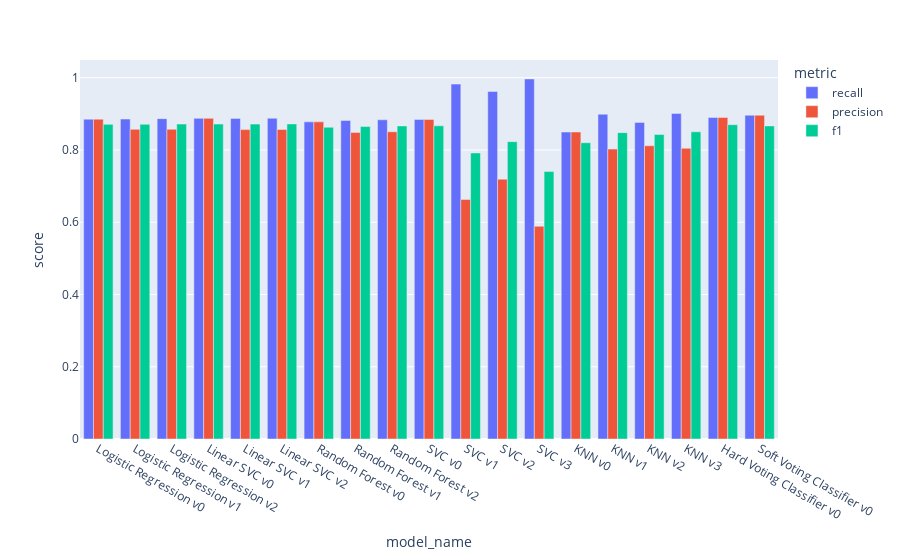

The cell this chart's notebook holds for it:
### Code cell
import plotly.express as px
 
fig = px.bar(melted_training_metrics, x="model_name", y="score",
             color="metric", hover_data=['score'],
             barmode = 'group')
 
fig.show()

### Figure 1 — Plotly figure (JSON) as saved in the notebook; plotly's stock layout.template omitted (floating-point values rounded to 4 significant figures)
{"data": [{"alignmentgroup": "True", "hovertemplate": "metric=recall<br>model_name=%{x}<br>score=%{y}<extra></extra>", "legendgroup": "recall", "marker": {"color": "#636efa", "pattern": {"shape": ""}}, "name": "recall", "offsetgroup": "recall", "orientation": "v", "showlegend": true, "textposition": "auto", "type": "bar", "x": ["Logistic Regression v0", "Logistic Regression v1", "Logistic Regression v2", "Linear SVC v0", "Linear SVC v1", "Linear SVC v2", "Random Forest v0", "Random Forest v1", "Random Forest v2", "SVC v0", "SVC v1", "SVC v2", "SVC v3", "KNN v0", "KNN v1", "KNN v2", "KNN v3", "Hard Voting Classifier v0", "Soft Voting Classifier v0"], "xaxis": "x", "y": [0.8854, 0.8857, 0.8867, 0.8875, 0.8874, 0.8879, 0.8779, 0.8818, 0.8835, 0.8847, 0.9824, 0.9617, 0.9966, 0.8498, 0.8991, 0.8764, 0.9012, 0.89, 0.8962], "yaxis": "y"}, {"alignmentgroup": "True", "hovertemplate": "metric=precision<br>model_name=%{x}<br>score=%{y}<extra></extra>", "legendgroup": "precision", "marker": {"color": "#EF553B", "pattern": {"shape": ""}}, "name": "precision", "offsetgroup": "precision", "orientation": "v", "showlegend": true, "textposition": "auto", "type": "bar", "x": ["Logistic Regression v0", "Logistic Regression v1", "Logistic Regression v2", "Linear SVC v0", "Linear SVC v1", "Linear SVC v2", "Random Forest v0", "Random Forest v1", "Random Forest v2", "SVC v0", "SVC v1", "SVC v2", "SVC v3", "KNN v0", "KNN v1", "KNN v2", "KNN v3", "Hard Voting Classifier v0", "Soft Voting Classifier v0"], "xaxis": "x", "y": [0.8854, 0.8571, 0.8573, 0.8875, 0.8564, 0.8568, 0.8779, 0.8487, 0.8504, 0.8847, 0.663, 0.7193, 0.5889, 0.8498, 0.8025, 0.8117, 0.8047, 0.89, 0.8962], "yaxis": "y"}, {"alignmentgroup": "True", "hovertemplate": "metric=f1<br>model_name=%{x}<br>score=%{y}<extra></extra>", "legendgroup": "f1", "marker": {"color": "#00cc96", "pattern": {"shape": ""}}, "name": "f1", "offsetgroup": "f1", "orientation": "v", "showlegend": true, "textposition": "auto", "type": "bar", "x": ["Logistic Regression v0", "Logistic Regression v1", "Logistic Regression v2", "Linear SVC v0", "Linear SVC v1", "Linear SVC v2", "Random Forest v0", "Random Forest v1", "Random Forest v2", "SVC v0", "SVC v1", "SVC v2", "SVC v3", "KNN v0", "KNN v1", "KNN v2", "KNN v3", "Hard Voting Classifier v0", "Soft Voting Classifier v0"], "xaxis": "x", "y": [0.8709, 0.8711, 0.8718, 0.8717, 0.8716, 0.8721, 0.8629, 0.8649, 0.8666, 0.8669, 0.7917, 0.8231, 0.7403, 0.8201, 0.848, 0.8428, 0.8502, 0.8701, 0.8667], "yaxis": "y"}], "layout": {"barmode": "group", "legend": {"title": {"text": "metric"}, "tracegroupgap": 0}, "margin": {"t": 60}, "xaxis": {"anchor": "y", "domain": [0, 1], "title": {"text": "model_name"}}, "yaxis": {"anchor": "x", "domain": [0, 1], "title": {"text": "score"}}}}
